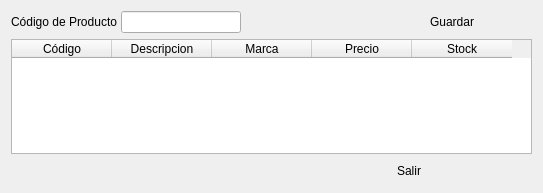
<?xml version="1.0" encoding="UTF-8"?>
<ui version="4.0">
 <class>ui_item_posicion</class>
 <widget class="QWidget" name="ui_item_posicion">
  <property name="geometry">
   <rect>
    <x>0</x>
    <y>0</y>
    <width>543</width>
    <height>193</height>
   </rect>
  </property>
  <property name="windowTitle">
   <string>Form</string>
  </property>
  <layout class="QVBoxLayout" name="verticalLayout">
   <item>
    <layout class="QGridLayout" name="gridLayout_17"/>
   </item>
   <item>
    <layout class="QGridLayout" name="gridLayout_13">
     <item row="0" column="0">
      <layout class="QGridLayout" name="gridLayout_10">
       <property name="horizontalSpacing">
        <number>0</number>
       </property>
       <item row="2" column="3">
        <widget class="QPushButton" name="pushButton_deleteProducto">
         <property name="text">
          <string/>
         </property>
         <property name="icon">
          <iconset resource="../Icons/Icons.qrc">
           <normaloff>:/Icons/1349716428_trash.png</normaloff>:/Icons/1349716428_trash.png</iconset>
         </property>
         <property name="flat">
          <bool>true</bool>
         </property>
        </widget>
       </item>
       <item row="2" column="6">
        <spacer name="horizontalSpacer">
         <property name="orientation">
          <enum>Qt::Horizontal</enum>
         </property>
         <property name="sizeType">
          <enum>QSizePolicy::Fixed</enum>
         </property>
         <property name="sizeHint" stdset="0">
          <size>
           <width>40</width>
           <height>20</height>
          </size>
         </property>
        </spacer>
       </item>
       <item row="2" column="1">
        <widget class="QLineEdit" name="lineEdit_codigoProducto">
         <property name="sizePolicy">
          <sizepolicy hsizetype="Fixed" vsizetype="Fixed">
           <horstretch>0</horstretch>
           <verstretch>0</verstretch>
          </sizepolicy>
         </property>
         <property name="minimumSize">
          <size>
           <width>120</width>
           <height>0</height>
          </size>
         </property>
         <property name="maximumSize">
          <size>
           <width>120</width>
           <height>16777215</height>
          </size>
         </property>
        </widget>
       </item>
       <item row="2" column="2">
        <widget class="QPushButton" name="pushButton_addProducto">
         <property name="text">
          <string/>
         </property>
         <property name="icon">
          <iconset resource="../Icons/Icons.qrc">
           <normaloff>:/Icons/1349716423_sq_plus.png</normaloff>:/Icons/1349716423_sq_plus.png</iconset>
         </property>
         <property name="flat">
          <bool>true</bool>
         </property>
        </widget>
       </item>
       <item row="2" column="0">
        <widget class="QLabel" name="label_8">
         <property name="text">
          <string>Código de Producto </string>
         </property>
        </widget>
       </item>
       <item row="2" column="4">
        <spacer name="horizontalSpacer_3">
         <property name="orientation">
          <enum>Qt::Horizontal</enum>
         </property>
         <property name="sizeHint" stdset="0">
          <size>
           <width>40</width>
           <height>20</height>
          </size>
         </property>
        </spacer>
       </item>
       <item row="2" column="5">
        <widget class="QPushButton" name="pushButton_guardar">
         <property name="text">
          <string>Guardar</string>
         </property>
         <property name="flat">
          <bool>true</bool>
         </property>
        </widget>
       </item>
      </layout>
     </item>
    </layout>
   </item>
   <item>
    <widget class="QTableWidget" name="tableWidget_list_productos">
     <column>
      <property name="text">
       <string>Código</string>
      </property>
     </column>
     <column>
      <property name="text">
       <string>Descripcion</string>
      </property>
     </column>
     <column>
      <property name="text">
       <string>Marca</string>
      </property>
     </column>
     <column>
      <property name="text">
       <string>Precio</string>
      </property>
     </column>
     <column>
      <property name="text">
       <string>Stock</string>
      </property>
     </column>
    </widget>
   </item>
   <item>
    <layout class="QHBoxLayout" name="horizontalLayout">
     <item>
      <spacer name="horizontalSpacer_2">
       <property name="orientation">
        <enum>Qt::Horizontal</enum>
       </property>
       <property name="sizeHint" stdset="0">
        <size>
         <width>358</width>
         <height>17</height>
        </size>
       </property>
      </spacer>
     </item>
     <item>
      <widget class="QPushButton" name="pushButton_salir">
       <property name="text">
        <string>Salir</string>
       </property>
       <property name="flat">
        <bool>true</bool>
       </property>
      </widget>
     </item>
     <item>
      <spacer name="horizontalSpacer_4">
       <property name="orientation">
        <enum>Qt::Horizontal</enum>
       </property>
       <property name="sizeHint" stdset="0">
        <size>
         <width>40</width>
         <height>20</height>
        </size>
       </property>
      </spacer>
     </item>
    </layout>
   </item>
  </layout>
  <zorder>layoutWidget</zorder>
  <zorder>pushButton_salir</zorder>
  <zorder>horizontalSpacer_2</zorder>
  <zorder>horizontalSpacer_2</zorder>
  <zorder>horizontalSpacer_2</zorder>
 </widget>
 <resources>
  <include location="../Icons/Icons.qrc"/>
 </resources>
 <connections/>
</ui>
